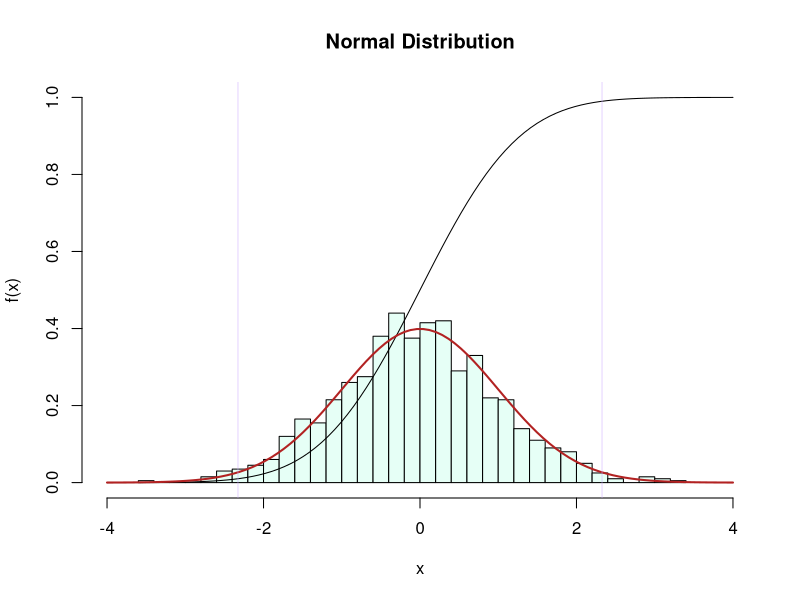
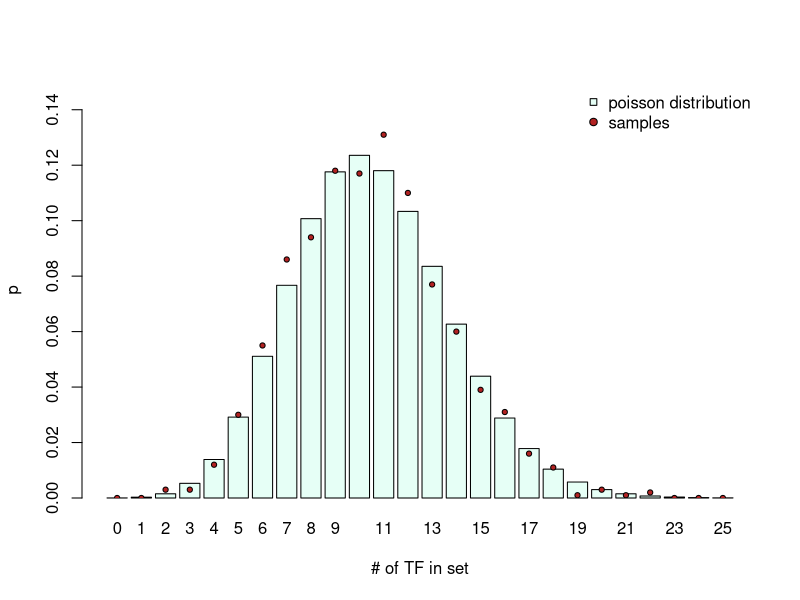
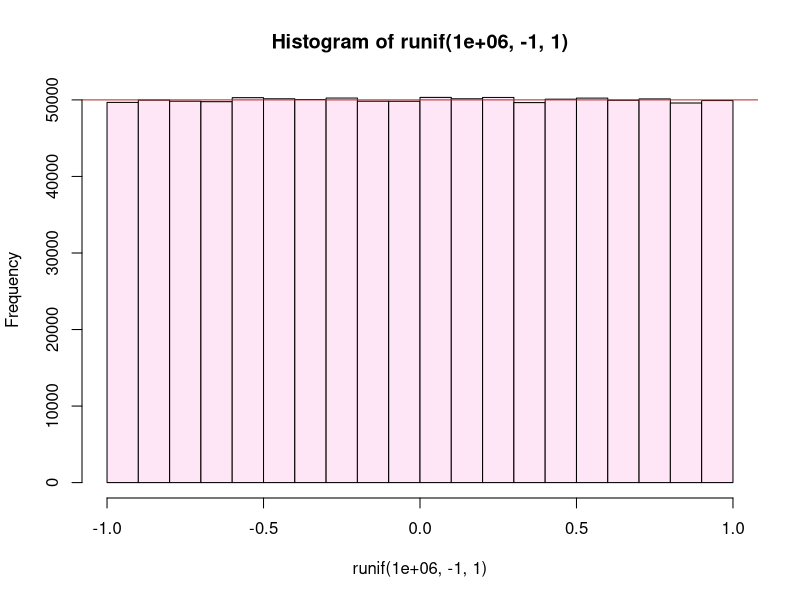
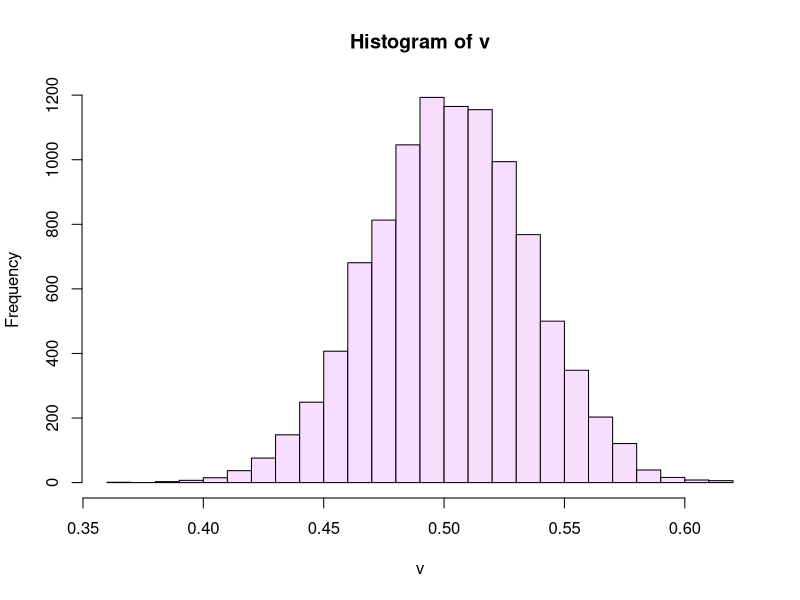
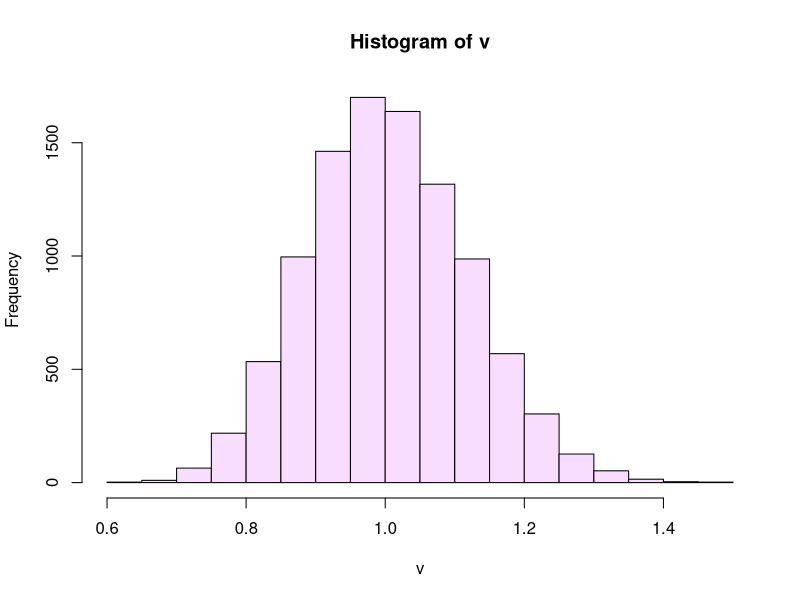
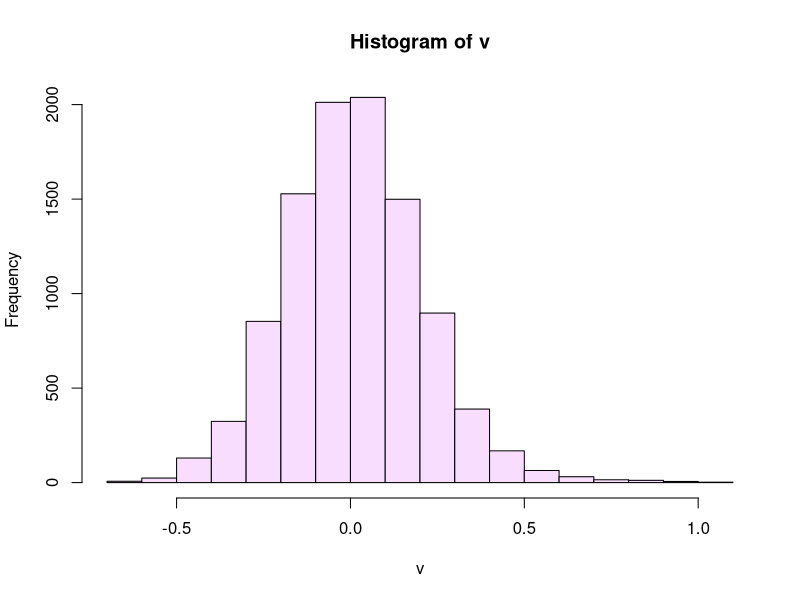
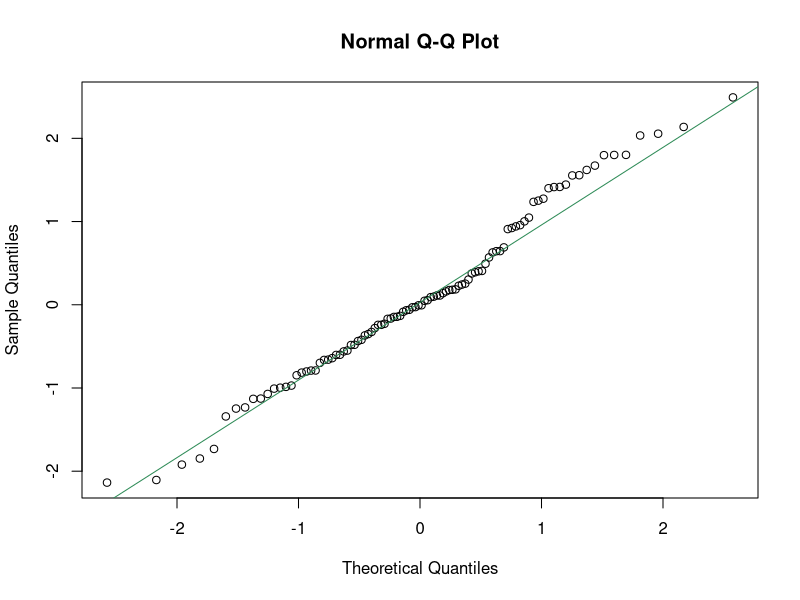
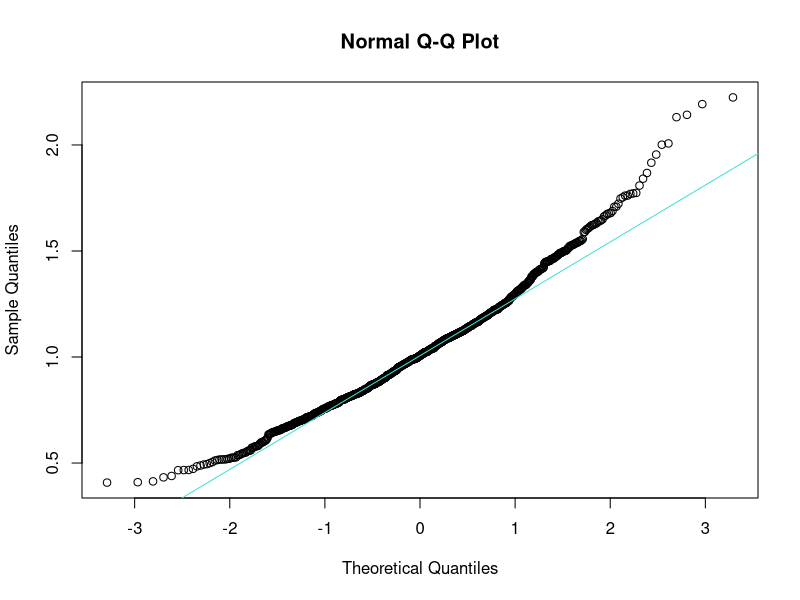

Generate these figures, in order, with R:
# FND-STA-Probability_distribution.R
#
# Purpose:  A Bioinformatics Course:
#              R code accompanying the FND-STA-Probability_distribution unit.
#
# Version:  1.1
#
# Date:     2017  10
# Author:   Boris Steipe (boris.steipe@utoronto.ca)
#
# Versions:
#           1.1    Corrected empirical p-value
#           1.0    First code live version
#
# TODO:
#           Add tasks
#
# == DO NOT SIMPLY  source()  THIS FILE! =======================================
#
# If there are portions you don't understand, use R's help system, Google for an
# answer, or ask your instructor. Don't continue if you don't understand what's
# going on. That's not how it works ...
#
# ==============================================================================


#TOC> ==========================================================================
#TOC>
#TOC>   Section  Title                                                   Line
#TOC> -----------------------------------------------------------------------
#TOC>   1        Introduction                                              49
#TOC>   2        Three fundamental distributions                          112
#TOC>   2.1      The Poisson Distribution                                 115
#TOC>   2.2      The uniform distribution                                 168
#TOC>   2.3      The Normal Distribution                                  188
#TOC>   3        quantile-quantile comparison                             229
#TOC>   3.1      qqnorm()                                                 239
#TOC>   3.2      qqplot()                                                 299
#TOC>   4        Quantifying the difference                               316
#TOC>   4.1      Chi2 test for discrete distributions                     350
#TOC>   4.2      Kullback-Leibler divergence                              441
#TOC>   4.2.1    An example from tossing dice                             452
#TOC>   4.2.2    An example from lognormal distributions                  574
#TOC>   4.3      Kolmogorov-Smirnov test for continuous distributions     616
#TOC>
#TOC> ==========================================================================


# =    1  Introduction  ========================================================

# The space of possible outcomes of events is called a probability distribution
# and the properties of probability distributions are crucial to our work. Many
# distributions like the (discrete) Poisson, or the (continuous) Normal
# distribution have been characterized in great detail, their behaviour is well
# understood, and they are useful for countless applications - but we also need
# to able to work with ad hoc distributions that have never been seen before.

# Let's get a few facts about probability distributions out of the way:

# The "support" of a probability distribution is the range of outcomes that have
# a non-zero probability. The "domain" of a probability distribution is the
# range of probabilities that the distribution can take over its support. Think
# of this as the ranges on the x- and y-axis respectively. Thus the distribution
# can be written as p = f(x).

# The integral over a probability distribution is always 1. This means: the
# distribution reflects the situation that an event does occur, any event, but
# there is not "no event".

# R's inbuilt probability functions always come in four flavours:
# d...  for "density": this is the probability density function (p.d.f.),
#         the value of f(x) at x.
# p...  for "probability": this is the cumulative distribution function
#         (c.d.f.). It is 0 at the left edge of the support, and 1 at
#         the right edge.
# q... for "quantile": The quantile function returns the x value at which p...
#         takes a requested value.
# r... for "random": produces random numbers that are distributed according
#         to the p.d.f.

# To illustrate with the "Normal Distribution" (Gaussian distribution):

# 1000 normally distributed values with default parameters: mean 0, sd 1.
r <- rnorm(1000)

# pastel green: histogram of 1000 random samples
hist(r,
     freq = FALSE,
     breaks = 30,
     xlim = c(-4, 4),
     ylim = c(0, 1),
     main = "Normal Distribution",
     xlab = "x",
     ylab = "f(x)",
     col = "#E6FFF6")

# 100 equally spaced point along x
x <- seq(-4, 4, length.out = 100)

# black: c. d. f. along x. Note that this asymptotically reaches 1
points(x, pnorm(x), type = "l")

# dark red: p. d. f. along x
points(x, dnorm(x), type = "l", lwd = 2, col="firebrick")

# purple: 1% and 99% quantiles
abline(v = qnorm(c(0.01, 0.99)), lwd = 0.5, col = "#CCAAFF")

# Study this plot well and familiarize yourself with the terms.


# =    2  Three fundamental distributions  =====================================


# ==   2.1  The Poisson Distribution  ==========================================

# The Poisson distribution is a discrete probability distribution that
# characterizes how many events we expect among a given number of observations
# if the mean probability of an event is known. Assume we know that there are
# 256 transcription factors among the 6091 protein-coding genes of yeast, then
# the probability of picking a transcription factor at random from all ORFs is
# 256/6091 ~= 4.2%. How many do we expect if we look e.g. at 250 differentially
# expressed genes? This means the mean number of transcription factors  we would
# expect in that sample of differentially expressed genes is (250 * 256)/6091.

dpois(0,  (250 * 256) / 6091)       # Probability of seeing no TFs
dpois(1,  (250 * 256) / 6091)       # Probability of seing one ...
dpois(2,  (250 * 256) / 6091)       # Probability of seing two ...
dpois(3:10, (250 * 256) / 6091)     # Probability of seing from three to ten ...
sum(dpois(0:4, (250 * 256) / 6091)) # Probability of seeing four or less ...

# Lets plot this
N <- 25
x <- dpois(0:N, (250 * 256) / 6091)
names(x) <- as.character(0:N)
midPoints <- barplot(x, col = "#E6FFF6",
             axes = TRUE,
             ylim = c(0, 0.15),
             xlab = "# of TF in set",
             ylab = "p")

# Confirm that our understanding of dpois() is correct, by simulating actual
# trials:

N <- 1000
genes <- numeric(6091)   # All genes are 0
genes[1:256] <- 1        # TFs  are 1

x <- numeric(N)          # initialize vector
set.seed(112358)
for (i in 1:N) {
  x[i] <- sum(sample(genes, 250)) # sum of TFs in our sample in this trial
}

(t <- table(x)/N)

# Add these values to the plot
y <- numeric(26)                     # initialize vector with 26 slots
y[as.numeric(names(t)) + 1] <- t     # put the tabled values there (index + 1)
points(midPoints, y, pch = 21, cex = 0.7, bg = "firebrick")
legend("topright",
       legend = c("poisson distribution", "samples"),
       pch = c(22, 21),
       pt.bg = c("#E6FFF6", "firebrick"),
       bty = "n")


# ==   2.2  The uniform distribution  ==========================================

# The uniform distribution has the same probability over its entire support. R's
# runif() function takes the desired number, the min and the max as arguments.
# Let's plot a histogram of a million values between -1 and 1 to demonstrate.

hist(runif(1e6, -1, 1), breaks = 20, col = "#FFE6F6")
abline(h = 1e6/20, col="firebrick")

# One of the important uses of the uniform distribution is to write conditional
# expressions that are TRUE with a given probability. For example, to get TRUE
# values with a probability of 1/3, we pick a random number between 0 and 1, and
# ask whether the number is smaller than 1/3. Example:

runif(10) < 1/3

#confirm with a million trials
sum(runif(1e6) < 1/3)/1e6  # should be close to 0.33333...


# ==   2.3  The Normal Distribution  ===========================================

# The king of probability distributions. Why? That's because of the Central
# Limit Theorem (CLT) that essentially says that a process that is subject to
# small fluctuations will tend to normally distributed outcomes ... and in
# biology literally everything is subject to small fluctuations.

# Lets simulate: Lets create a vector of 12345 numbers, choose samples of size
# 77 from that vector and calculate the mean. We do that 9999 times. I am just
# using odd numbers so it is clear in the code which number represents what.

x <- runif(12345)
v <- numeric(9999)
for (i in 1:length(v)) {
  v[i] <- mean(sample(x, 77))
}

hist(v, breaks = 20, col = "#F8DDFF")

# Let's try this again, this time sampling from an exponential distribution ...
x <- rexp(12345)
v <- numeric(9999)
for (i in 1:length(v)) {
  v[i] <- mean(sample(x, 77))
}

hist(v, breaks = 20, col = "#F8DDFF")

# ... or from a t-distribution ...
x <- rt(12345, df = 3)
v <- numeric(9999)
for (i in 1:length(v)) {
  v[i] <- mean(sample(x, 77))
}

hist(v, breaks = 20, col = "#F8DDFF")

# The outcomes all give normal distributions, regardless what the details of our
# original distribution were!


# =    3  quantile-quantile comparison  ========================================


# Once we have observed a distribution of outcomes, the next task is often to
# quantify whether the values correspond to a known distribution. This can be
# done with quantile-quantile plots that plot the quantile values of one
# distribution against those of the other. Identically distributed quantiles lie
# on a straight line.


# ==   3.1  qqnorm()  ==========================================================

# The functions qqnorm() and qqline() perform this
# comparison with the normal distribution.

set.seed(1112358)
x <- rnorm(100, mean=0, sd=1) # 100 normally distributed balues
qqnorm(x)
qqline(x, col = "seagreen")

# Our variables in x appear normally distribute - which is not surprising since
# we produced them with rnorm(). What about the kind of sampling we did above?
# Let's test whether samples from an exponential distribution are normally
# distributed (previously we just visually inspected the histogram.)

# Create a vector of sample means from the exponential distribution; use
# only a few samples for the mean
set.seed(112358)
x <- rexp(12345)
v <- numeric(999)
for (i in 1:length(v)) {
  v[i] <- mean(sample(x, 12))
}
qqnorm(v)
qqline(v, col = "turquoise") # normal

#try with more samples
for (i in 1:length(v)) {
  v[i] <- mean(sample(x, 77))
}
qqnorm(v)
qqline(v, col = "steelblue") # normal

#try with many samples
for (i in 1:length(v)) {
  v[i] <- mean(sample(x, 374))
}
qqnorm(v)
qqline(v, col = "plum") # normal

# Exactly as the CLT predicts, the more often we sample - we tried
# 12, 77, and 374 samples - the more "normal" the distribution looks.

# What does a distribution look like that is NOT normal?
# Let's try simulating an "Extreme value distribution". This type of
# distribution appears if we choose the max() of a sample

set.seed(112358)
rEVD <- numeric(9999)
for (i in seq_along(rEVD)) {
  rEVD[i] <- max(rnorm(100))
}
hist(rEVD, breaks = 20, col = "orchid")
# Note the long tail on the right!

qqnorm(rEVD)
qqline(rEVD, col = "orchid") # normal

# Definitely not "normal"!

# ==   3.2  qqplot()  ==========================================================

# qqplot() works like qqnorm(), except that we compare two arbitrary
# distribtutions, rather than one distribution against the normal distribution
# as we did before. Sample against sample.

x <- seq(0, 4, length.out = 100)

dl <- dlnorm(x) # log-normal distribution
dg <- dgamma(x, shape=1.5)   # gamma distribution

plot(dl, type="l")
points(dg, type="l", col = "maroon")

qqplot(dl, dg) # clearly not equal


# =    4  Quantifying the difference  ==========================================


# Quantile-quantile plots give us a visual estimate, but how do we quantify the
# difference between distributions? Let's compare two types of extreme-value
# distributions, a lognormal distribution with the same distribution that is
# slightly shifted, and three gamma distributions with three different shape
# parameters. Let's define and visualize the distributions first, to see what
# we are comparing.

x <- seq(0, 4, length.out = 100)

set.seed(112358)
dl1 <- dlnorm(x) # log-normal distribution
dl2 <- dlnorm(x - 0.25) # log-normal distribution, shifted right (a bit)
dg1.2 <- dgamma(x, shape=1.2)   # three gamma distributions with...
dg1.5 <- dgamma(x, shape=1.5)   # ...wider, and wider...
dg1.9 <- dgamma(x, shape=1.9)   # ...peak

myCols <- c("black", "grey", "maroon", "turquoise", "steelblue")

plot(dl1, type="l", lwd=2)   # visualize the distributions
points(dl2, type="l", col = myCols[2])
points(dg1.2, type="l", col = myCols[3])
points(dg1.5, type="l", col = myCols[4])
points(dg1.9, type="l", col = myCols[5])
legend("topright",
       legend = c("dl1", "dl2", "dg1.2", "dg1.5", "dg1.9"),
       lty = 1,
       lwd = c(2, 1, 1, 1, 1),
       col = myCols,
       bty = "n")


# ==   4.1  Chi2 test for discrete distributions  ==============================

# The chi2 test can be used to compare discrete distributions - even though
# it is not ideal for this purpose.
# (https://stats.stackexchange.com/questions/113692/test-identicality-of-discrete-distributions)
#
# Let's draw 100 random variables according to our target distributions
N <- 100
set.seed(112358)
rL1   <- rlnorm(N) # log-normal distribution
rL2   <- rlnorm(N, meanlog = 0.25) # log-normal distribution, shifted right
rG1.2 <- rgamma(N, shape=1.2)   # three gamma distributions with...
rG1.5 <- rgamma(N, shape=1.5)   # ...wider, and wider...
rG1.9 <- rgamma(N, shape=1.9)   # ...peak

maxX <- max(c(rL1, rL2, rG1.2, rG1.5, rG1.9))

myBreaks <- seq(0, 5, length.out = 10) # 9 intervals from 0 to 5...
myBreaks <- c(myBreaks, maxX) # ... and one that contains the outliers

# It's easy to plot a histogram of one set of random deviates...
hist(rG1.5, breaks = myBreaks, col = myCols[4])

# ... but basic R has no inbuilt function to stack histogram bars side-by-side.
# We use the multhist() function in the plotrix package: check out the
# package information - plotrix has _many_ useful utilities to enhance
# plots or produce informative visualizations.

if (! require(plotrix, quietly=TRUE)) {
  install.packages("plotrix")
  library(plotrix)
}
# Package information:
#  library(help = plotrix)       # basic information
#  browseVignettes("plotrix")    # available vignettes
#  data(package = "plotrix")     # available datasets


h <- multhist(list(rL1, rL2, rG1.2, rG1.5, rG1.9 ),
              breaks = myBreaks,
              col = myCols)
legend("topright",
       legend = c("rL1", "rL2", "rG1.2", "rG1.5", "rG1.9"),
       pch=15,
       col = myCols,
       bty="n")

# We have assigned the output of multihist to the variable h, which now
# contains the densities, midpoints, breaks etc. of the histogram ...
# as well as the matrix of counts:
h[[2]]

# But using hist() or multhist() for binning is a bit of a hack - even though
# it works, of course. The "real" R function to bin data is cut(). cut()
# sorts the values of a vector into bins, and returns the bin-labels as
# integers.

x <- cut(rL1, breaks = myBreaks, labels = FALSE)
table(x)

countsL1   <- table(cut(rL1  , breaks = myBreaks, labels = FALSE))
countsL2   <- table(cut(rL2  , breaks = myBreaks, labels = FALSE))
countsG1.2 <- table(cut(rG1.2, breaks = myBreaks, labels = FALSE))
countsG1.5 <- table(cut(rG1.5, breaks = myBreaks, labels = FALSE))
countsG1.9 <- table(cut(rG1.9, breaks = myBreaks, labels = FALSE))


chisq.test(countsL1, countsL2)

# Note that this use of the chi2 test does not have very much power, since it
# does not assume the values for the bins are ordered, but takes them to
# be independent. Also, chisq.test() complains about the Chi-squared
# approximation to be possibly incorrect because some of the counts are small.
# In this case, rather than rely on the in-built chi-square table, we can do
# an explicit simulation to estimate the p-value for the null hypothesis.
#
chisq.test(countsL1, countsL2, simulate.p.value = TRUE, B = 10000)

# Note that the probability that the samples came from the same distribution is
# quite high. We don't seem to be able to distinguish l1 and l2 with the chi2
# test.

# Let's calculate this for the other distribution too:

chisq.test(countsL1, countsG1.2, simulate.p.value = TRUE, B = 10000)
chisq.test(countsL1, countsG1.5, simulate.p.value = TRUE, B = 10000)
chisq.test(countsL1, countsG1.9, simulate.p.value = TRUE, B = 10000)

# As a result, we would conclude that none of these distributions are
# significantly different.

# ==   4.2  Kullback-Leibler divergence  =======================================

# For discrete probability distributions, there is a much better statistic, the
# Kullback-Leibler divergence (or relative entropy). It is based in information
# theory, and evaluates how different the matched pairs of outcome categories
# are. Its inputs are the probability mass functions (p.m.f.) of the two
# functions to be compared. A probability mass function is the probability of
# every outcome the process can have. Kullback-Leibler divergence therefore can
# be applied to discrete distributions. But we need to talk a bit about
# converting counts to p.m.f.'s.

# ===  4.2.1  An example from tossing dice

#  The p.m.f of an honest die is (1:1/6, 2:1/6, 3:1/6, 4:1/6, 5:1/6, 6:1/6). But
#  there is an issue when we convert sampled counts to frequencies, and estimate
#  probabilities with these frequencies. The problem is: by chance we might not
#  have observed a particular outcome! Consider this example:

set.seed(47)
N <- 20
(counts <- table(sample(1:6, N, replace = TRUE)))

# We have not observed a "2"!
#
# Now, if we convert the counts to frequencies, and assume these to be
# probabilities, we get an observed p.m.f:
pmf <- numeric(6)
for (i in seq_along(counts)) {
  outcome <- as.integer(names(counts)[i])
  pmf[outcome] <- counts[i]/N
}
names(pmf) <- 1:6
pmf

# This means we assign a probability of 0 to the outcome "2" - because we
# haven't observed it. But how do we compare it then? What does it mean when we
# should have 1/6 of "2"s but we have none whatsoever? Taken at face value it
# means we are comparing apples to oranges - essentially a five-faced die with a
# six-faced die - and therefore divergence is infinitely large. Obviously, that
# was just a problem caused by our limited sampling, but the question remains:
# how do we account for missing data? There are several solutions, for example,
# for ordered data one could substitute the average values of the two bracketing
# outcomes. But a simple and quite robust solution is to add "pseudocounts".
# This is called adding a Laplace prior, or a Jeffreys prior: in our case,
# simply add 0.5 to every category.

# pmf of an honest die
pmfHD <- rep(1/6, 6)
names(pmfHD) <- 1:6
pmfHD

# pmf, estimated from our sampled counts with and without pseudocounts

pmfPC <- numeric(6) + 0.5
for (i in seq_along(counts)) {
  outcome <- as.integer(names(counts)[i])
  pmfPC[outcome] <- counts[i] + pmfPC[outcome]
}
pmfPC <- pmfPC / sum(pmfPC)
names(pmfPC) <- 1:6
pmf     # before
pmfPC   # after

# The definition of a function that takes samples and returns a pmf
# with pseudocounts is straightforward, but requires a bit of juggling
# the observed values into the right slots. Here's what this can look like:

pmfPC <- function(cts, nam) {
  # Convert counts to a p.m.f, adding a pseudocount of 0.5 to all categories
  # of outcomes (Jeffreys prior).
  # Parameters:
  #    cts  num   raw counts
  #    nam        names of the categories, converted to char
  # Value   a probability mass function

  nam <- as.character(nam)
  if (!all(names(cts) %in% nam)) {
    stop("PANIC: names in \"cts\" do not match \"nam\"!")
  }
  pmf <- numeric(length(nam))
  names(pmf) <- nam
  pmf[names(cts)] <- cts[names(cts)]
  pmf <- pmf + 0.5    # add pseudocounts
  return(pmf/sum(pmf))
}



# The definition of the Kullback-Leibler divergence itself is quite simple
# actually: for two distributions, p and q it is sum(p * log( p / q))

KLdiv <- function(p, q) {
  # p and q are two pmfs of discrete probability distributions
  # with the same outcomes, which are nowhere 0.
  # Value:  Kullback-Leibler divergence  sum(p * log( p / q))).

  if (length(p) != length(q)) {
    stop("PANIC: input vector lengths differ!")
  }
  if (any(c((p == 0), (q == 0)))) {
    stop("PANIC: 0's found in input vectors!")
  }

  return(sum(p * log( p / q )))
}

# Now we can calculate KL-divergences for our six-faced die example:

KLdiv(rep(1/6, 6), pmfPC(counts, 1:6)) # p.m.f. of an honest die vs. our
                                       # actual counts

# Is that a lot? Let's look at the distribution of KL-divergences in our
# six-sided die scenario: p.m.f. of 20 samples each versus the theoretical
# p.m.f.

N <- 1000
nSample <- 20
divs <- numeric(N)
for (i in 1:N) {
  x <- table(sample(1:6, nSample, replace = TRUE))
  divs[i] <- KLdiv(rep(1/6, 6), pmfPC(x, 1:6))
}

hist(divs,
     col = "whitesmoke",
     xlab = "Kullback-Leibler divergence",
     main = sprintf("%d samples of honest die", nSample))
abline(v = KLdiv(rep(1/6, 6), pmfPC(counts, 1:6)), col="firebrick")

# We see that our example sample (KL-divergence marked with the red line) is
# somewhat but not drastically atypical.


# ===  4.2.2  An example from lognormal distributions

# We had compared a set of lognormal and gamma distributions above, now we
# can use KL-divergence to quantify their similarity:

pmfL1 <- pmfPC(countsL1, nam = 1:10)
pmfL2 <- pmfPC(countsL2, nam = 1:10)
KLdiv(pmfL1, pmfL2)  # 0.1087

# To evaluate what this number means, we can run a simple simulation: we create
# random samples according to the rL1 distribution, calculate the Kullback
# Leibler divergence with countsL1, and compare the distribution we get with the
# value we observed as the difference with discL2. Essentially, this tells us
# the probability that countsL2 is actually a sample from the L1 function. Here we
# go:

N <- 1000
divs <- numeric(N)

set.seed(31416)
for (i in 1:N) {
  x <- rlnorm(100) # get random samples from our reference distributions
  y <- table(cut(x, breaks = myBreaks, labels = FALSE))  # tabulate counts
  q <- pmfPC(y, nam = 1:10)  # convert to p.m.f. with pseudocounts
  divs[i] <- KLdiv(pmfL1, q)     # calculate Kullback-Leibler divergence
}

hist(divs,
     col = "thistle",
     xlab = "Kullback-Leibler divergence",
     main = sprintf("Samples from shifted lnorm()"))
abline(v = KLdiv(pmfL1, pmfL2), col="firebrick")

# How many KL-divergences were less than the difference we observed?
sum(divs < KLdiv(pmfL1, pmfL2)) #933

# Therefore the empirical p-value that the samples came from the same
# distribution is only 100 * ((N - 933) + 1) / (N + 1) (%) ... 6.8%. You see
# that this gives a much more powerful statistical approach than the chi2 test
# we used above.


# ==   4.3  Kolmogorov-Smirnov test for continuous distributions  ==============

# The Kolmogorov-Smirnov (KS) test is meant for continuous distributions, i.e.
# the probability it calculates assumes that the function values are all
# different. In the case of random samples, that is a reasonable assumption. KS
# is a two-sample goodness of fit test, i.e. it has a null-hypothesis that the
# samples were taken from the same (unknown) distribution, and then asks whether
# this is likely, given the actual values. It is sensitive both to differences
# in location (position of the mean), and differences in shape. R has the
# ks.test() function to calculate it.

ks.test(dl1, dl2)     # vs. shifted log-normal.
ks.test(dl1, dg1.2)   # vs. the three gamma distributions
ks.test(dl1, dg1.5)
ks.test(dl1, dg1.9)
ks.test(dg1.5, dg1.9) # the two last gammas against each other

# (The warnings about the presence of ties comes from the 0's in our function
# values). The p-value that these distributions are samples of the same
# probability distribution gets progressively smaller.



# [END]
